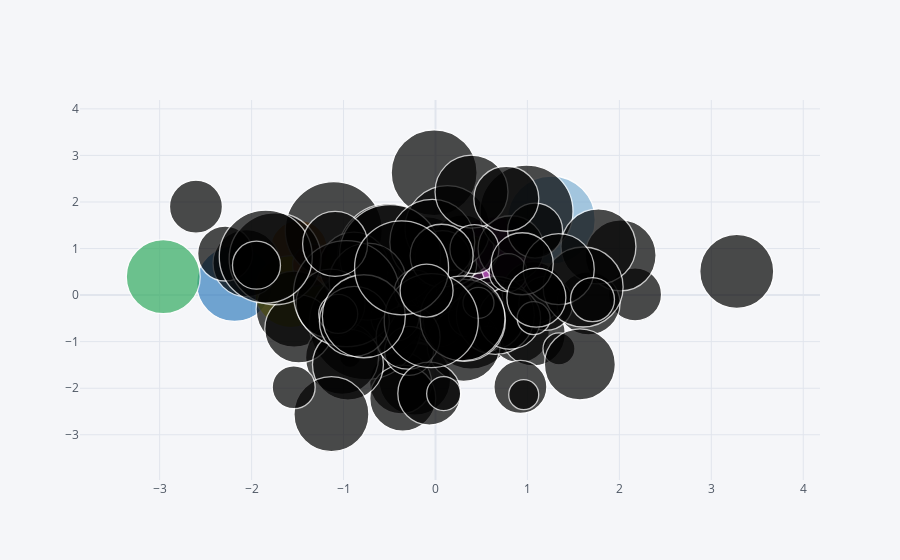

Notebook cell for this chart:
### Markdown cell above
### Пузырчатая диаграмма

### Code cell
df.iplot(kind='bubble', x='A', y='B', size='C')
